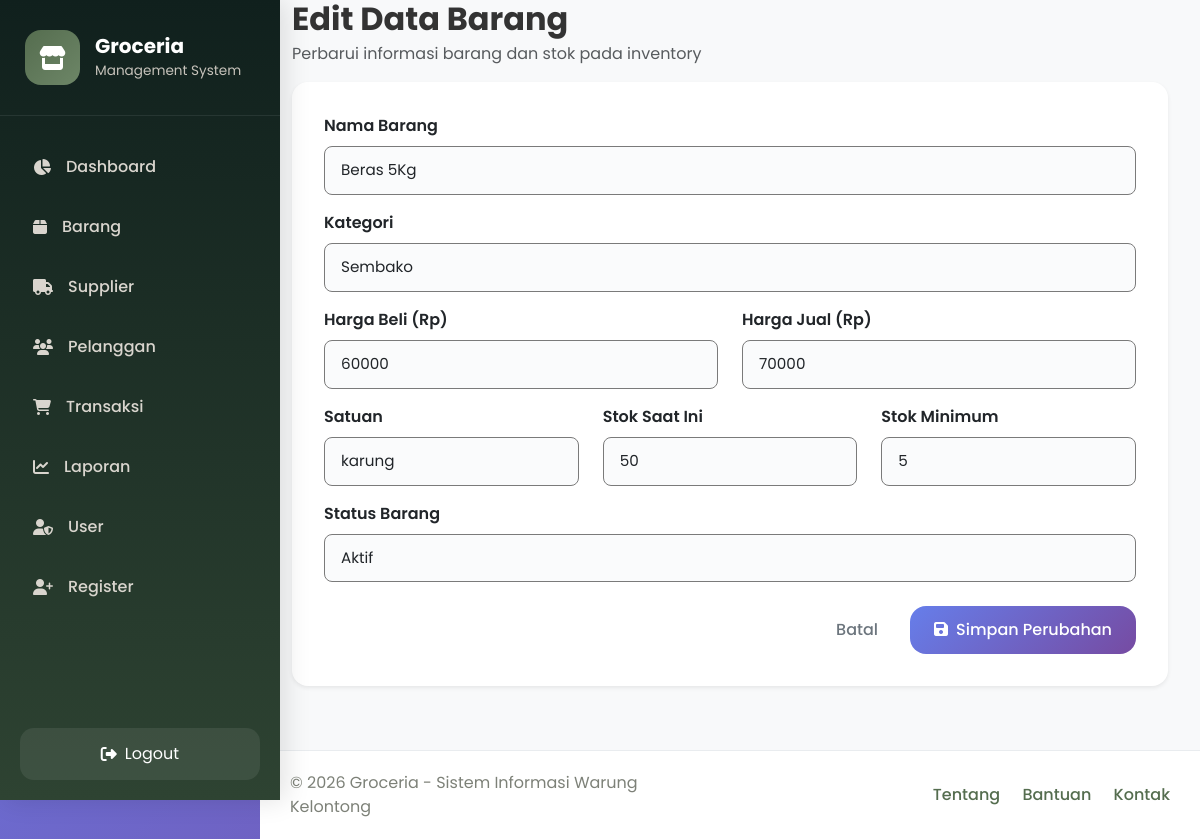
/barang/edit_barang.php?id=2 (signed in), run on an earlier commit of the app's database.
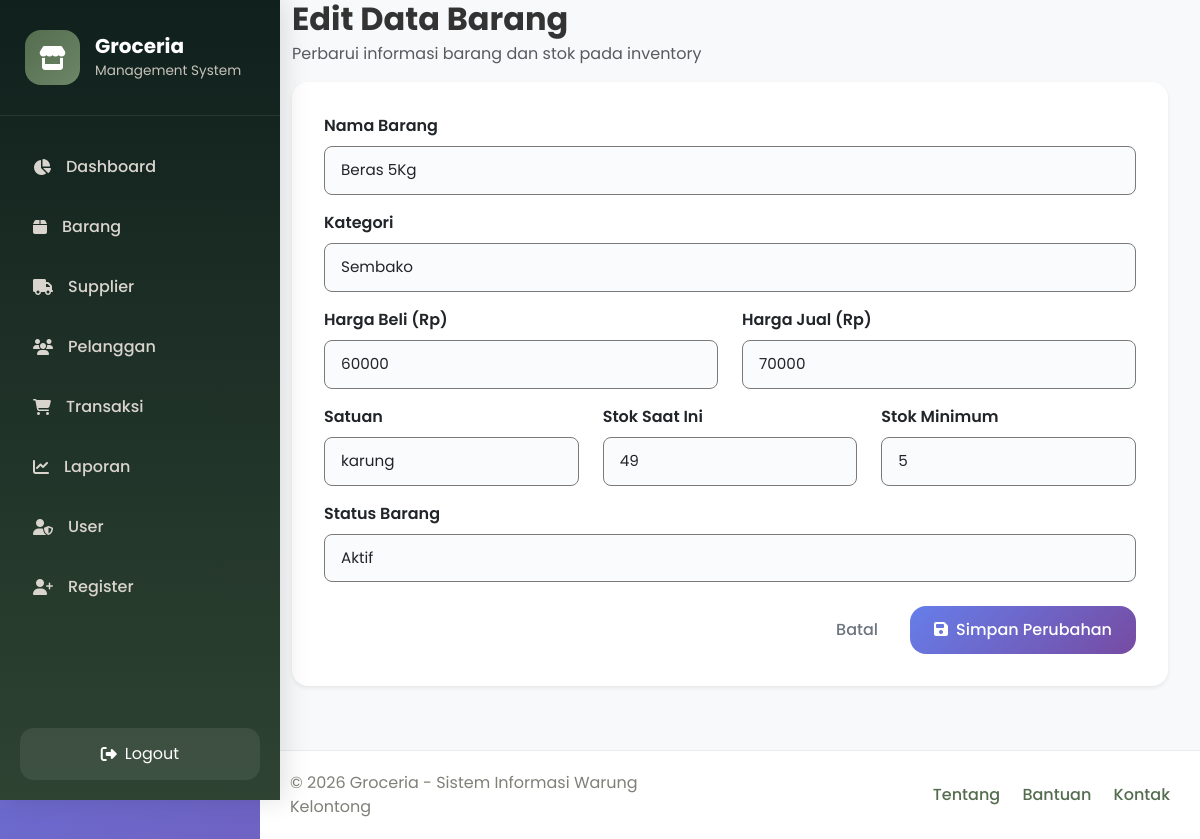
And on a later commit of the database.
### tables this page shows
CREATE TABLE `stok` (
  `id_stok` int(11) NOT NULL,
  `id_barang` int(11) DEFAULT NULL,
  `jumlah_stok` int(11) DEFAULT NULL,
  `stok_minimum` int(11) DEFAULT NULL,
  `terakhir_diupdate` datetime DEFAULT NULL
);

CREATE TABLE `barang` (
  `id_barang` int(11) NOT NULL,
  `nama_barang` varchar(100) DEFAULT NULL,
  `kategori` varchar(50) DEFAULT NULL,
  `harga_beli` int(11) DEFAULT NULL,
  `harga_jual` int(11) DEFAULT NULL,
  `satuan` varchar(20) DEFAULT NULL,
  `tanggal_ditambahkan` date DEFAULT NULL,
  `status_barang` enum('aktif','nonaktif') DEFAULT NULL
);

### barang/edit_barang.php (the view, shortened to what the changed rows need)
<?php
require_once '../config/koneksi.php';
$id_barang = $_GET['id'] ?? '';
$sql = "
    SELECT b.*, st.jumlah_stok, st.stok_minimum
    FROM barang b
    LEFT JOIN stok st ON b.id_barang = st.id_barang
    WHERE b.id_barang = ?
";
$stmt = $conn->prepare($sql);
$stmt->bind_param("s", $id_barang);
$stmt->execute();
$result = $stmt->get_result();
$data = $result->fetch_assoc();
?>
<!DOCTYPE html>
<html lang="id">
<head>
    <link href="https://cdn.jsdelivr.net/npm/bootstrap@5.3.3/dist/css/bootstrap.min.css" rel="stylesheet">
    <link href="https://cdnjs.cloudflare.com/ajax/libs/font-awesome/6.5.1/css/all.min.css" rel="stylesheet">
    <link href="../assets/css/style.css" rel="stylesheet">
</head>
<body>
    <div class="wrapper d-flex max-vh-100">
        <div class="main-content">
            <div class="content-body">
                <div class="mb-4">
                    <h2 class="fw-bold mb-1">Edit Data Barang</h2>
                    <div class="card border-0 rounded-4 shadow-sm">
                        <div class="card-body p-4.5">
                            <form action="proses_edit_barang.php" method="POST">
                                <div class="mb-3">
                                    <label class="form-label fw-semibold">Nama Barang</label>
                                    <input
                                        type="text"
                                        name="nama_barang"
                                        class="form-control"
                                        style="border: 1px solid #7a7a7a; border-radius: 8px;"
                                        value="<?= htmlspecialchars($data['nama_barang']); ?>"
                                        required>
                                </div>
                                <div class="row mb-3">
                                    <div class="col-md-6 mb-3 mb-md-0">
                                        <label class="form-label fw-semibold">Harga Beli (Rp)</label>
                                        <input
                                            type="number"
                                            name="harga_beli"
                                            class="form-control"
                                            style="border: 1px solid #7a7a7a; border-radius: 8px;"
                                            min="0"
                                            value="<?= $data['harga_beli']; ?>"
                                            required>
                                    </div>
                                    <div class="col-md-6">
                                        <label class="form-label fw-semibold">Harga Jual (Rp)</label>
                                        <input
                                            type="number"
                                            name="harga_jual"
                                            class="form-control"
                                            style="border: 1px solid #7a7a7a; border-radius: 8px;"
                                            min="0"
                                            value="<?= $data['harga_jual']; ?>"
                                            required>
                                    </div>
                                </div>
                                <div class="row mb-3">
                                    <div class="col-md-4 mb-3 mb-md-0">
                                        <label class="form-label fw-semibold">Satuan</label>
                                        <input
                                            type="text"
                                            name="satuan"
                                            placeholder="Contoh: pcs, renteng, kg"
                                            class="form-control"
                                            style="border: 1px solid #7a7a7a; border-radius: 8px;"
                                            value="<?= htmlspecialchars($data['satuan']); ?>"
                                            required>
                                    </div>
                                    <div class="col-md-4 mb-3 mb-md-0">
                                        <label class="form-label fw-semibold">Stok Saat Ini</label>
                                        <input
                                            type="number"
                                            name="jumlah_stok"
                                            class="form-control"
                                            style="border: 1px solid #7a7a7a; border-radius: 8px;"
                                            value="<?= $data['jumlah_stok'] ?? 0; ?>"
                                            min="0"
                                            required>
                                    </div>
                                    <div class="col-md-4">
                                        <label class="form-label fw-semibold">Stok Minimum</label>
                                        <input
                                            type="number"
                                            name="stok_minimum"
                                            class="form-control"
                                            style="border: 1px solid #7a7a7a; border-radius: 8px;"
                                            value="<?= $data['stok_minimum'] ?? 5; ?>"
                                            min="0"
                                            required>
                                    </div>
                                </div>
                            </form>
                        </div>
                    </div>
                </div>
            </div>
        </div>
    </div>
</body>
</html>

What changed in the data, as far as the page shows it:
changed stok "Beras 5Kg": jumlah_stok "50" → "49"
